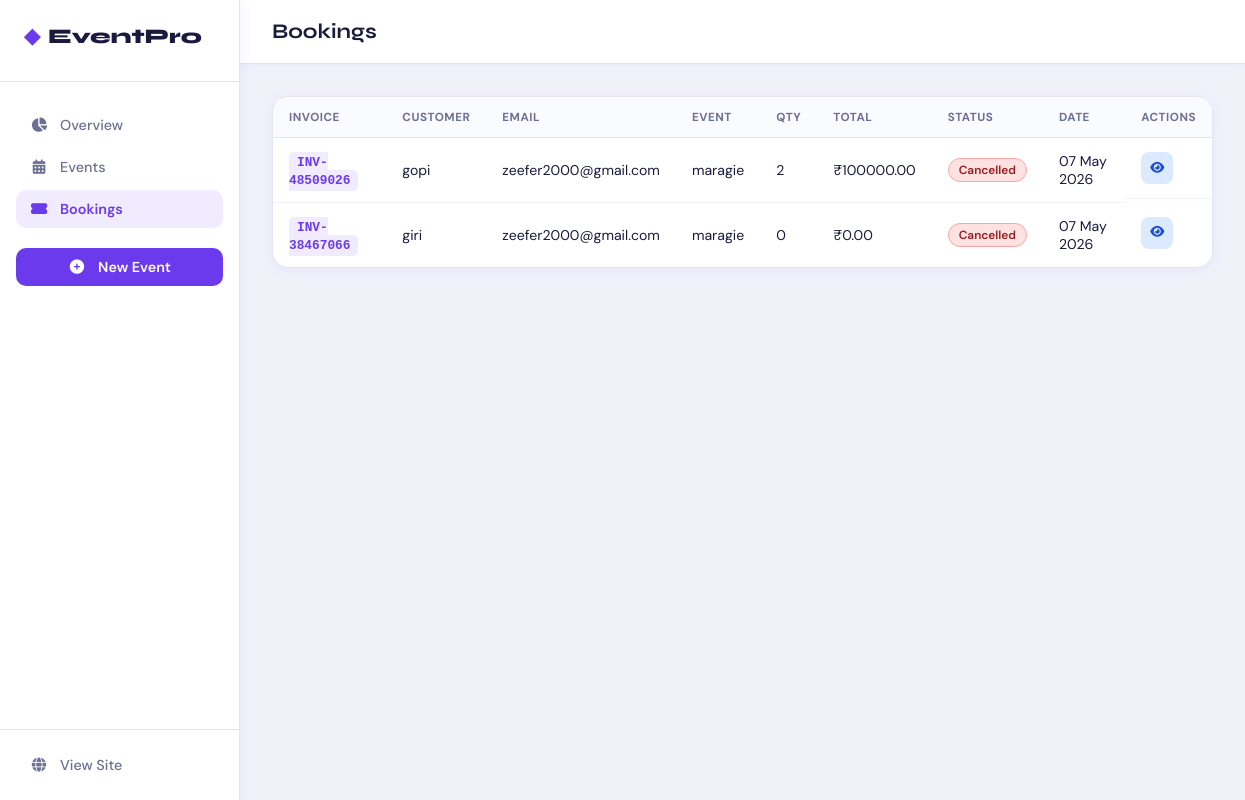
Page /dashboard/bookings/ on the earlier database version.
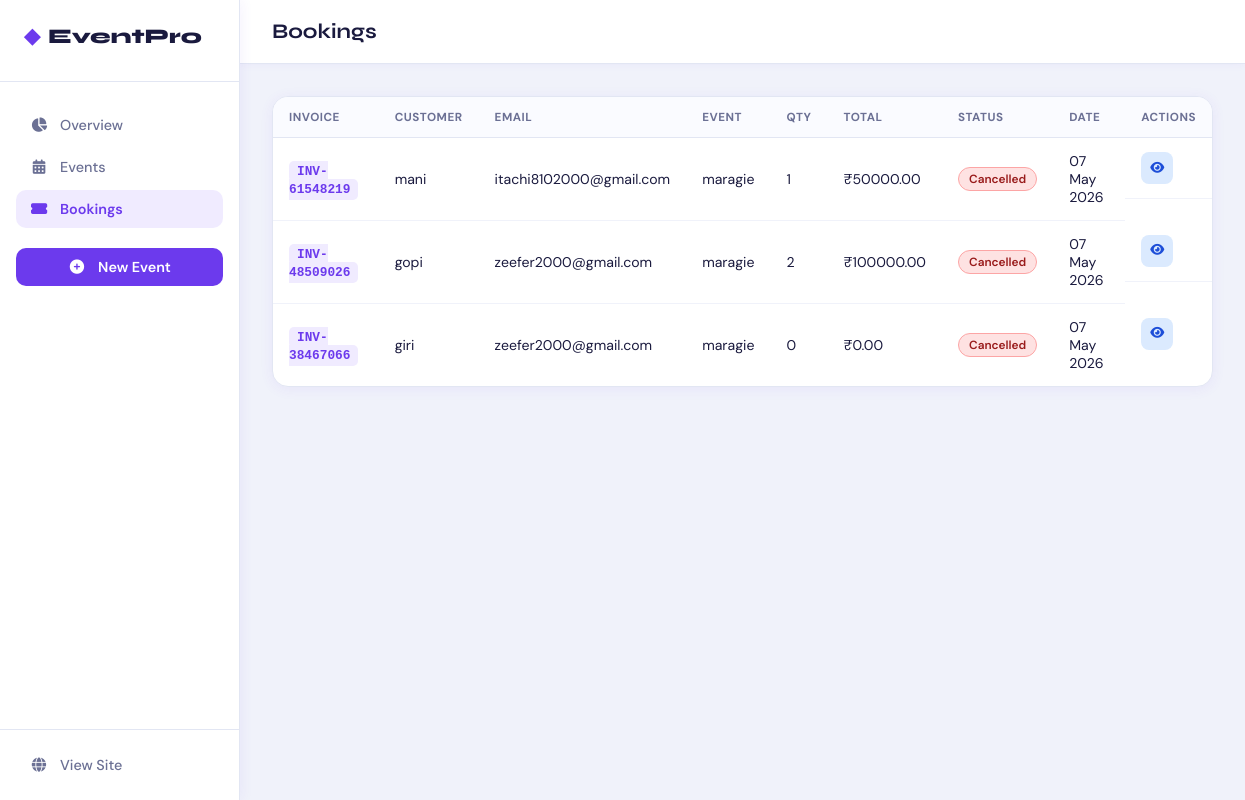
Same page on the later database version.
### events/models.py (models this page shows, shortened)
class Booking(models.Model):
    STATUS_CHOICES = [
        ('confirmed', 'Confirmed'),
        ('cancelled', 'Cancelled'),
        ('pending', 'Pending'),
    ]
    event = models.ForeignKey(Event, on_delete=models.CASCADE, related_name='bookings')
    customer_name = models.CharField(max_length=200)
    customer_email = models.EmailField()
    customer_address = models.TextField()
    booking_date = models.DateField()
    quantity = models.PositiveIntegerField(default=1)
    total_price = models.DecimalField(max_digits=10, decimal_places=2)
    status = models.CharField(max_length=20, choices=STATUS_CHOICES, default='confirmed')
    invoice_number = models.CharField(max_length=50, unique=True, blank=True)
    created_at = models.DateTimeField(auto_now_add=True)

class Event(models.Model):
    CATEGORY_CHOICES = [
        ('conference', 'Conference'),
        ('workshop', 'Workshop'),
        ('concert', 'Concert'),
        ('sports', 'Sports'),
        ('exhibition', 'Exhibition'),
        ('seminar', 'Seminar'),
        ('other', 'Other'),
    ]
    title = models.CharField(max_length=200)
    description = models.TextField()
    photo = models.ImageField(upload_to='events/', blank=True, null=True)
    category = models.CharField(max_length=50, choices=CATEGORY_CHOICES, default='other')
    price = models.DecimalField(max_digits=10, decimal_places=2)
    venue = models.CharField(max_length=300)
    date = models.DateField()
    time = models.TimeField()
    total_seats = models.PositiveIntegerField(default=100)
    available_seats = models.PositiveIntegerField(default=100)
    is_active = models.BooleanField(default=True)
    created_at = models.DateTimeField(auto_now_add=True)
    updated_at = models.DateTimeField(auto_now=True)

### events/views.py (the view)
# urls.py: path('dashboard/bookings/', views.booking_list_dashboard, name='dashboard_bookings'),
def booking_list_dashboard(request):
    bookings = Booking.objects.select_related('event').order_by('-created_at')
    return render(request, 'dashboard/booking_list.html', {'bookings': bookings})

### events/templates/dashboard/booking_list.html (shortened to what this page needs)
{% extends 'dashboard/base_dashboard.html' %}
{% block active_bookings %}active{% endblock %}
{% block page_title %}Bookings{% endblock %}
{% block content %}
<div class="table-card">
  <table class="dash-table">
    <thead>
      <tr><th>Invoice</th><th>Customer</th><th>Email</th><th>Event</th><th>Qty</th><th>Total</th><th>Status</th><th>Date</th><th>Actions</th></tr>
    </thead>
    <tbody>
      {% for b in bookings %}
      <tr>
        <td><code>{{ b.invoice_number }}</code></td>
        <td>{{ b.customer_name }}</td>
        <td>{{ b.customer_email }}</td>
        <td>{{ b.event.title|truncatechars:22 }}</td>
        <td>{{ b.quantity }}</td>
        <td>₹{{ b.total_price }}</td>
        <td><span class="badge badge-{{ b.status }}">{{ b.status|title }}</span></td>
        <td>{{ b.created_at|date:"d M Y" }}</td>
        <td class="actions">
          <a href="{% url 'booking_detail' b.pk %}" class="act-btn edit"><i class="fas fa-eye"></i></a>
        </td>
      </tr>
      {% empty %}
      <tr><td colspan="9" class="empty-row">No bookings yet.</td></tr>
      {% endfor %}
    </tbody>
  </table>
</div>
{% endblock %}

### events/templates/dashboard/base_dashboard.html (shortened to what this page needs)
<!DOCTYPE html>
<html lang="en">
<head>
{% load static %}
<link rel="stylesheet" href="https://cdnjs.cloudflare.com/ajax/libs/font-awesome/6.5.0/css/all.min.css">
<link rel="stylesheet" href="{% static 'css/dashboard.css' %}">
</head>
<body>
<div class="dash-layout">
  <aside class="sidebar">
    <div class="sb-brand"><span>◆</span> EventPro</div>
    <nav class="sb-nav">
      <a href="{% url 'dashboard' %}" class="sb-link {% block active_home %}{% endblock %}">
        <i class="fas fa-chart-pie"></i> Overview
      </a>
      <a href="{% url 'dashboard_events' %}" class="sb-link {% block active_events %}{% endblock %}">
        <i class="fas fa-calendar-alt"></i> Events
      </a>
      <a href="{% url 'dashboard_bookings' %}" class="sb-link {% block active_bookings %}{% endblock %}">
        <i class="fas fa-ticket-alt"></i> Bookings
      </a>
      <a href="{% url 'event_create' %}" class="sb-link sb-create">
        <i class="fas fa-plus-circle"></i> New Event
      </a>
    </nav>
    <div class="sb-footer">
      <a href="{% url 'landing' %}" class="sb-link">
        <i class="fas fa-globe"></i> View Site
      </a>
    </div>
  </aside>
  <div class="dash-main">
    <header class="dash-header">
      <h2>{% block page_title %}Dashboard{% endblock %}</h2>
    </header>
    <div class="dash-content">
      {% block content %}{% endblock %}
    </div>
  </div>
</div>
</body>
</html>

### static/css/dashboard.css (style rules this page uses)
:root { --bg: #f0f2fa; --surface: #ffffff; --surface2: #f5f7ff; --border: #e2e6f3; --text: #1a1a3e; --muted: #6b7094; --accent: #6c3aed; --accent2: #4f46e5; --green: #059669; --blue: #2563eb; --orange: #d97706; --red: #dc2626; --shadow: 0 2px 14px rgba(108,58,237,0.07); --font-head: 'Syne', sans-serif; --font-body: 'DM Sans', sans-serif; --sidebar-w: 240px; }
*, *::before, *::after { box-sizing: border-box; margin: 0; padding: 0; }
body { font-family: var(--font-body); background: var(--bg); color: var(--text); display: flex; min-height: 100vh; }
.dash-layout { display: flex; width: 100%; min-height: 100vh; }
.sidebar { width: var(--sidebar-w); background: #fff; border-right: 1px solid var(--border); display: flex; flex-direction: column; position: fixed; top: 0; left: 0; height: 100vh; overflow-y: auto; z-index: 50; box-shadow: 2px 0 12px rgba(108,58,237,0.06); }
.sb-brand { font-family: var(--font-head); font-size: 1.3rem; font-weight: 800; padding: 1.5rem 1.5rem 2rem; color: var(--text); display: flex; align-items: center; gap: 8px; border-bottom: 1px solid var(--border); }
.sb-brand span { color: var(--accent); }
.sb-nav { flex: 1; padding: 1.5rem 1rem; display: flex; flex-direction: column; gap: 4px; }
.sb-link { display: flex; align-items: center; gap: 12px; padding: 10px 14px; border-radius: 10px; color: var(--muted); text-decoration: none; font-size: 0.9rem; font-weight: 500; transition: all 0.2s; }
.sb-link.active { background: #f0ebff; color: var(--accent); font-weight: 600; }
.sb-link i { width: 18px; text-align: center; }
.sb-create { background: var(--accent); color: #fff !important; margin-top: 1rem; justify-content: center; font-weight: 600; }
.sb-footer { padding: 1rem; border-top: 1px solid var(--border); }
.dash-main { margin-left: var(--sidebar-w); flex: 1; display: flex; flex-direction: column; min-height: 100vh; }
.dash-header { background: #fff; border-bottom: 1px solid var(--border); padding: 0 2rem; height: 64px; display: flex; align-items: center; justify-content: space-between; position: sticky; top: 0; z-index: 40; box-shadow: 0 1px 8px rgba(108,58,237,0.05); }
.dash-header h2 { font-family: var(--font-head); font-size: 1.3rem; font-weight: 700; color: var(--text); }
.dash-content { padding: 2rem; flex: 1; }
.table-card { background: #fff; border: 1px solid var(--border); border-radius: 16px; overflow: hidden; margin-bottom: 1.25rem; box-shadow: var(--shadow); }
.dash-table { width: 100%; border-collapse: collapse; }
.dash-table th { padding: 12px 16px; text-align: left; font-size: 0.73rem; color: var(--muted); text-transform: uppercase; letter-spacing: 0.5px; border-bottom: 1px solid var(--border); background: #fafbff; font-weight: 700; }
.dash-table td { padding: 14px 16px; font-size: 0.88rem; border-bottom: 1px solid #f0f2fa; vertical-align: middle; color: var(--text); }
.dash-table tr:last-child td { border-bottom: none; }
code { background: #f0ebff; padding: 3px 8px; border-radius: 5px; font-size: 0.8rem; color: var(--accent); font-weight: 600; }
.badge { display: inline-block; padding: 3px 10px; border-radius: 100px; font-size: 0.74rem; font-weight: 600; }
.badge-cancelled { background: #fee2e2; color: #991b1b; border: 1px solid #fca5a5; }
.actions { display: flex; gap: 6px; }
.act-btn { width: 32px; height: 32px; border-radius: 8px; display: flex; align-items: center; justify-content: center; font-size: 0.78rem; text-decoration: none; transition: all 0.2s; }
.act-btn.edit { background: #dbeafe; color: #1d4ed8; }

Differences in the rows shown:
added Booking: invoice_number "INV-61548219", customer_name "mani", customer_email "itachi8102000@gmail.com", event "maragie", quantity "1", total_price "50000.00", status "Cancelled", created_at "07 May 2026"
